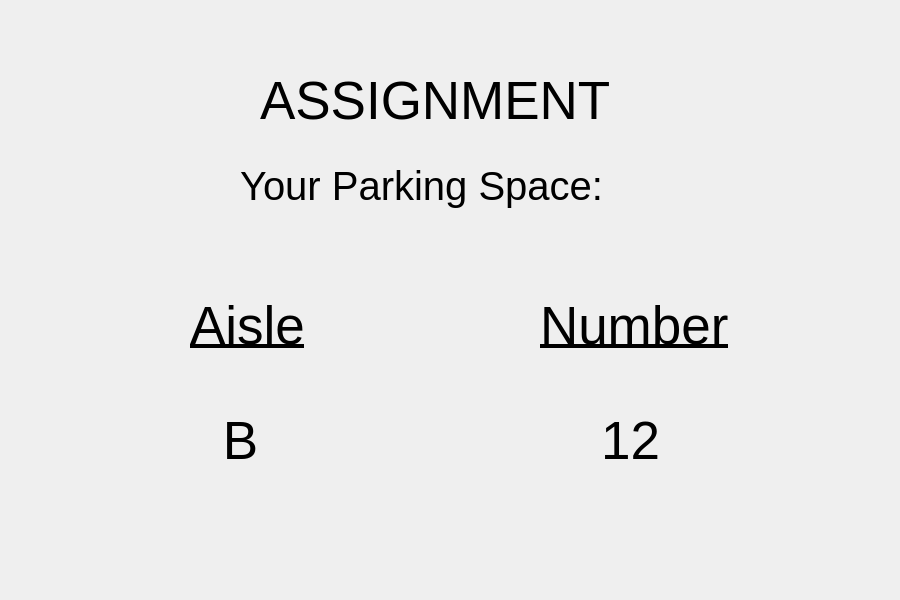
<?xml version="1.0" encoding="UTF-8"?>
<ui version="4.0">
 <class>assignmentWindow</class>
 <widget class="QDialog" name="assignmentWindow">
  <property name="geometry">
   <rect>
    <x>0</x>
    <y>0</y>
    <width>900</width>
    <height>600</height>
   </rect>
  </property>
  <property name="windowTitle">
   <string>Dialog</string>
  </property>
  <widget class="QLabel" name="titleLabel">
   <property name="geometry">
    <rect>
     <x>260</x>
     <y>30</y>
     <width>351</width>
     <height>141</height>
    </rect>
   </property>
   <property name="font">
    <font>
     <pointsize>40</pointsize>
    </font>
   </property>
   <property name="text">
    <string>ASSIGNMENT</string>
   </property>
  </widget>
  <widget class="QLabel" name="descriptionLabel">
   <property name="geometry">
    <rect>
     <x>240</x>
     <y>130</y>
     <width>411</width>
     <height>111</height>
    </rect>
   </property>
   <property name="font">
    <font>
     <pointsize>30</pointsize>
    </font>
   </property>
   <property name="text">
    <string>Your Parking Space:</string>
   </property>
  </widget>
  <widget class="QLabel" name="aisleLabel">
   <property name="geometry">
    <rect>
     <x>190</x>
     <y>270</y>
     <width>171</width>
     <height>111</height>
    </rect>
   </property>
   <property name="font">
    <font>
     <pointsize>40</pointsize>
     <underline>true</underline>
    </font>
   </property>
   <property name="text">
    <string>Aisle</string>
   </property>
  </widget>
  <widget class="QLabel" name="numberLabel">
   <property name="geometry">
    <rect>
     <x>540</x>
     <y>260</y>
     <width>221</width>
     <height>131</height>
    </rect>
   </property>
   <property name="font">
    <font>
     <pointsize>40</pointsize>
     <underline>true</underline>
    </font>
   </property>
   <property name="text">
    <string>Number</string>
   </property>
  </widget>
  <widget class="QLabel" name="aisleAssignmentLabel">
   <property name="geometry">
    <rect>
     <x>160</x>
     <y>400</y>
     <width>161</width>
     <height>81</height>
    </rect>
   </property>
   <property name="font">
    <font>
     <pointsize>40</pointsize>
    </font>
   </property>
   <property name="text">
    <string>B</string>
   </property>
   <property name="alignment">
    <set>Qt::AlignCenter</set>
   </property>
  </widget>
  <widget class="QLabel" name="numberAssignmentLabel">
   <property name="geometry">
    <rect>
     <x>510</x>
     <y>400</y>
     <width>241</width>
     <height>81</height>
    </rect>
   </property>
   <property name="font">
    <font>
     <pointsize>40</pointsize>
    </font>
   </property>
   <property name="text">
    <string>12</string>
   </property>
   <property name="alignment">
    <set>Qt::AlignCenter</set>
   </property>
  </widget>
 </widget>
 <resources/>
 <connections/>
</ui>
